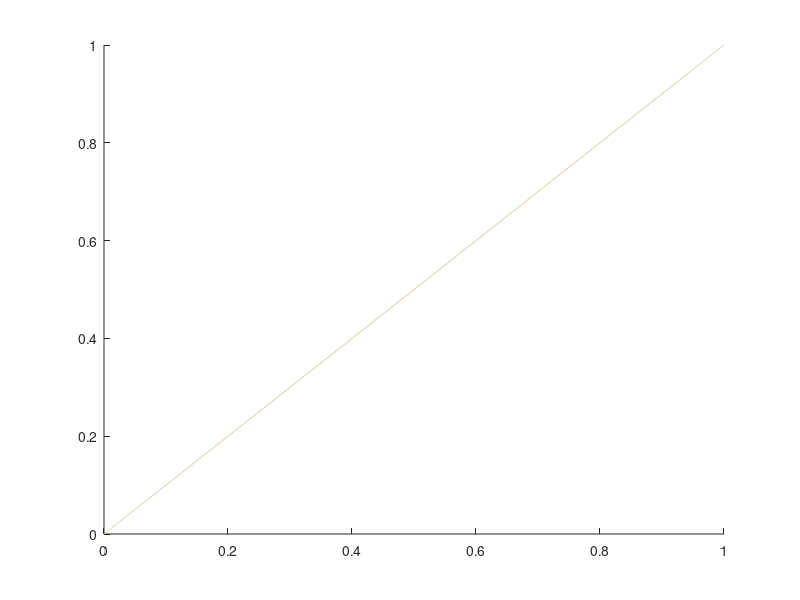

Write the MATLAB code that produced this figure. (Note: this script raises an error after producing the figure.)
% What's the relationship betwen dprime, proportion correct, and area under the ROC curve? 

clear; 
close all;
%First let's test out computing area under the curve, Ag, for a range of d'
%values. 
% 
%classic SDT model, assuming a value of d', the separation of two distributions with unit variance 
%values of dprime: 
ds =  0:0.1:7; 
nd = length(ds);

targAbstSD = 1; %SD of sensory evidence on target-absent trials (used for computing false alarm rates) 
targPrestSD = 1;%SD of sensory evidence on target-present trials (used for computing hit rates) 

%then we vary criterion and compute hit and false alarm rates along the
%way, assuming equal variance of the sensory evidence distributions on 
% target-absent and target-present trials
cs = 10:(-0.01):-10;  %criteria

%false alarm rates (don't depend on d')
frs = 1-normcdf(cs,0,targAbstSD); 

%Compute Ag corresponding to each value of d'
Ags = NaN(1,length(ds));
%and compute proportion correct assuming neutral criterion
PCs =  NaN(1,length(ds));
figure; hold on;
colrs = hsv2rgb([0.1*ones(nd,1), linspace(0.3, 1, nd)' linspace(0.9, 0.3, nd)']);

for di = 1:length(ds)
    %hit rates given this value of dprime   
    hrs = 1-normcdf(cs,ds(di),targPrestSD);
    plot(frs, hrs, '-','Color', colrs(di,:));
    %the compute area under the curve by summing up area of the trapezoids:
    Ags(di) = computeAROC(hrs,frs);
    %proportion correct with neutral criterion
    neutralHR = 1-normcdf(ds(di)/2, ds(di), targPrestSD); %hit ratewhen c is midway between 0 and d'
    neutralCR = normcdf(ds(di)/2, 0, targAbstSD); %correct reject rate 
    PCs(di) = mean([neutralHR neutralCR]); %proportion correct is mean of HR and CR
end
colormap("hot");
%legend(ds);
xlabel('FAR'); ylabel('HR'); axis square;
%Now, from basic SDT math, we have a way to convert from p(corr) to
%d-prime, assuming neutral criterion. 
%The formula is:
%   d' = sqrt(2)*z(pc)
% and  applies for 2-interval forced-choice experiments. The sqrt(2) factor basically corrects for the fact that 
% the observer has 2x as much information. z(x) is the same as matlab's norminv(x), inverse of normCDF. 
% (But why do we use the formula for 2IFC here? Perhaps because 1 stim can give evidence for either option)
% 
%Can we treat Ag (area under curve) just like 2IFC p(corr), to translate from 
% from Ag to dprime? 
predDs = sqrt(2)*norminv(Ags); %convert to d' (assuming Ag is like p(corr))
predAgs = normcdf(ds/sqrt(2)); %convert dprime to Ag also

predPC = normcdf(ds/2); %convert from dprime to unbiased proportion correct 

figure;  hold on;
plot(ds,Ags,'b-','LineWidth',4);
plot(predDs,predAgs,'g-','LineWidth',2);
plot(ds, PCs, 'r-', 'LineWidth', 4);
plot(ds, predPC, 'y-', 'LineWidth', 1.5);
legend({'true Ag', 'predicted Ag','true PC','predicted PC'},'Location', 'NorthWest');
xlabel('d-prime'); 
ylabel('Ag');

%% % So, yes, we can summarize the relationship between Ag (area under ROC curve) and dprime as follows: 
%% dprime = sqrt(2)*norminv(Ag)
%% Ag = normcdf(dprime/sqrt(2))

%% But note that the relationship between dprime and a one-interval, 2-AFC proportion correct is different!
% (assuming unbiased criterion)
%
% dprime = 2*norminv(PC);
% PC = normcdf(dprime/2);
% 
%% So, the relationship between PC and Ag is...  
%% 2*norminv(PC) = sqrt(2)*norminv(Ag);
%% PC = normcdf(sqrt(2)*norminv(Ag)/2);
% 
% proportion correct is lower than Ag
predPC2 = normcdf(sqrt(2)*norminv(Ags)/2);
figure; hold on
plot([0.5 1],[0.5 1],'k-')
h1=plot(Ags, PCs, 'b-','LineWidth', 4);
h2=plot(Ags, predPC2, 'r-','LineWidth', 2); 
xlim([0.5 1]); ylim([0.5 1]);

legend([h1 h2],{'true PC','predicted PC'},'Location', 'NorthWest');
xlabel('Ag'); 
ylabel('PC');


%NOTE THAT THIS ALL ONLY WORKS IF WE ASSUME EQUAL VARIANCE OF SENSORY
%EVIDENCE DISTRIBUTIONS ON TARGET-ABSENT and -PRESENT TRIALS
